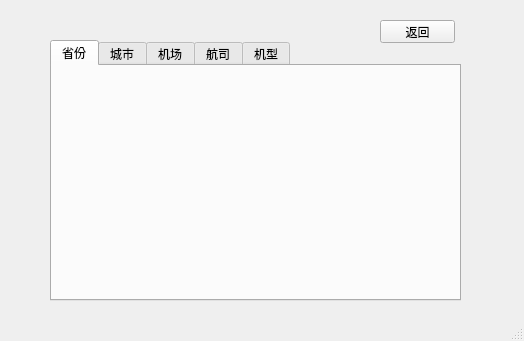
<?xml version="1.0" encoding="UTF-8"?>
<ui version="4.0">
 <class>MainWindow</class>
 <widget class="QMainWindow" name="MainWindow">
  <property name="geometry">
   <rect>
    <x>0</x>
    <y>0</y>
    <width>524</width>
    <height>341</height>
   </rect>
  </property>
  <property name="font">
   <font>
    <pointsize>9</pointsize>
   </font>
  </property>
  <property name="windowTitle">
   <string>游客：航班票务系统</string>
  </property>
  <widget class="QWidget" name="centralwidget">
   <widget class="QTabWidget" name="tabWidget">
    <property name="geometry">
     <rect>
      <x>50</x>
      <y>40</y>
      <width>411</width>
      <height>261</height>
     </rect>
    </property>
    <property name="contextMenuPolicy">
     <enum>Qt::CustomContextMenu</enum>
    </property>
    <property name="currentIndex">
     <number>0</number>
    </property>
    <widget class="QWidget" name="tab">
     <attribute name="title">
      <string>省份</string>
     </attribute>
    </widget>
    <widget class="QWidget" name="tab_2">
     <attribute name="title">
      <string>城市</string>
     </attribute>
    </widget>
    <widget class="QWidget" name="tab_3">
     <attribute name="title">
      <string>机场</string>
     </attribute>
    </widget>
    <widget class="QWidget" name="tab_4">
     <attribute name="title">
      <string>航司</string>
     </attribute>
    </widget>
    <widget class="QWidget" name="tab_5">
     <attribute name="title">
      <string>机型</string>
     </attribute>
    </widget>
   </widget>
   <widget class="QPushButton" name="pushButton">
    <property name="geometry">
     <rect>
      <x>380</x>
      <y>20</y>
      <width>75</width>
      <height>23</height>
     </rect>
    </property>
    <property name="text">
     <string>返回</string>
    </property>
   </widget>
  </widget>
  <widget class="QStatusBar" name="statusbar"/>
 </widget>
 <tabstops>
  <tabstop>tabWidget</tabstop>
  <tabstop>pushButton</tabstop>
 </tabstops>
 <resources/>
 <connections>
  <connection>
   <sender>pushButton</sender>
   <signal>clicked()</signal>
   <receiver>MainWindow</receiver>
   <slot>close()</slot>
   <hints>
    <hint type="sourcelabel">
     <x>417</x>
     <y>31</y>
    </hint>
    <hint type="destinationlabel">
     <x>261</x>
     <y>170</y>
    </hint>
   </hints>
  </connection>
 </connections>
</ui>
